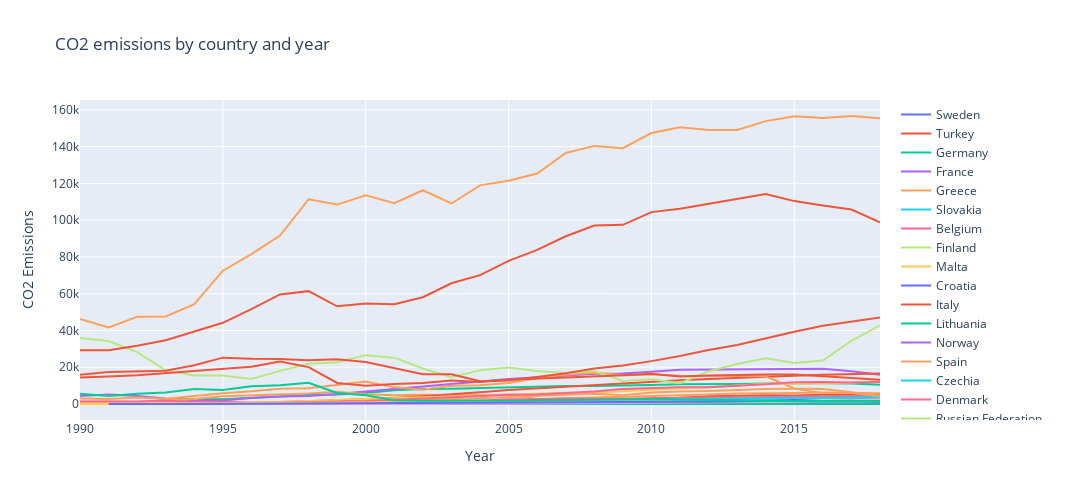

Notebook code cell kept with this figure:
### Code cell
fig = go.Figure()
for country in CO2_countries:
    country_data = HFC_df[HFC_df["Country or Area"] == country] 
    fig.add_trace(go.Scatter(x = country_data["Year"], y = country_data["Value"], mode = "lines", name = country))

fig.update_layout(autosize=False,
    width=1500,
    height=500,
    title = "CO2 emissions by country and year", 
    xaxis_title = "Year", 
    yaxis_title = "CO2 Emissions")


fig.show()
